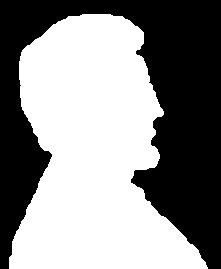
%> input picture Clases/Clase14/files/imagen6.jpg, 221 x 269 px
$ octave ejem7.m   (GNU Octave 9; MATLAB toolbox functions it lacks are replaced by stand-ins)
%> lines starting %> are read from the running program, lines starting %| are printed output that depends on the picture; in (x1, y1, x2, y2) boxes, pixels count from 0 and x2, y2 are one past the last pixel; in counts of white or black regions, pixels touching at a corner belong together; the program's own positions count from 1
%> further down, A is the input picture: size 269x221x3 uint8; min 0, max 255, mean 139.2
### Clases/Clase14/binaria.m
function Y = binaria(X)
  Y = zeros(size(X));
  ind_blanco = (X >= 0.5);
%> ind_blanco: size 269x221x3 logical; 54.6% white; 1 black region, box (x1, y1, x2, y2) and area: (0, 0, 221, 269) 26994
  ind_negro = (X < 0.5);
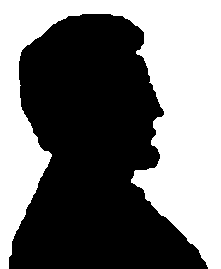
%> ind_negro: size 269x221x3 logical; 45.4% white; 1 white region, box (x1, y1, x2, y2) and area: (0, 0, 221, 269) 26994
  Y(ind_blanco) = 1;
  Y(ind_negro) = 0;
endfunction

### Clases/Clase14/ejem7.m
clc; clear; close all

pkg load image

A = imread('files/imagen6.jpg');
subplot(1,2,1)
imshow(A)
title('Imagen Original')
A = binaria(im2double(A));
% Elemento Estructurado
B = ones(3,3);
% Borde Interno: A-(A erosion B)
C = imerode(A, B);
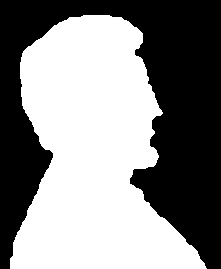
%> C: size 269x221x3 double; values 0 (black) and 1 (white), 53.1% white; 1 black region, box (x1, y1, x2, y2) and area: (0, 0, 221, 269) 27877
D = A & ~C;
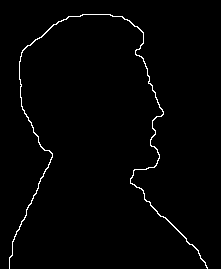
%> D: size 269x221x3 logical; 1.5% white in thin lines or dots, all inside (x1, y1, x2, y2) = (9, 14, 208, 269)
subplot(1,2,2)
imshow(D)
title('Imagen Borde Interno')
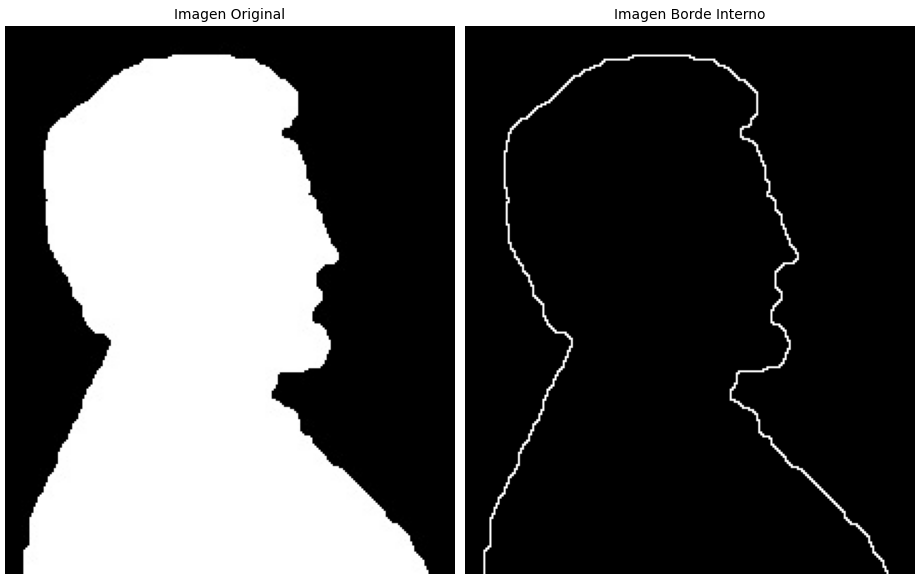
%> figure redrawn from the program's plot data, 2 panels

$ run again, with Clases/Clase14/files/imagen1.jpg copied over Clases/Clase14/files/imagen6.jpg
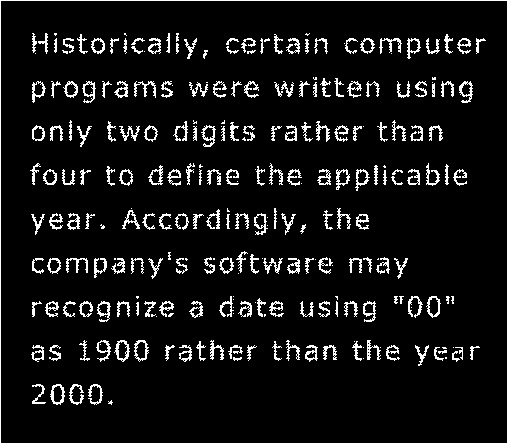
%> input picture Clases/Clase14/files/imagen1.jpg, 508 x 444 px
%> A is the input picture: size 444x508x3 uint8; min 0, max 255, mean 20.3
%> ind_blanco: size 444x508x3 logical; 7.9% white in thin lines or dots
%> in binaria, `ind_negro = (X < 0.5);`:
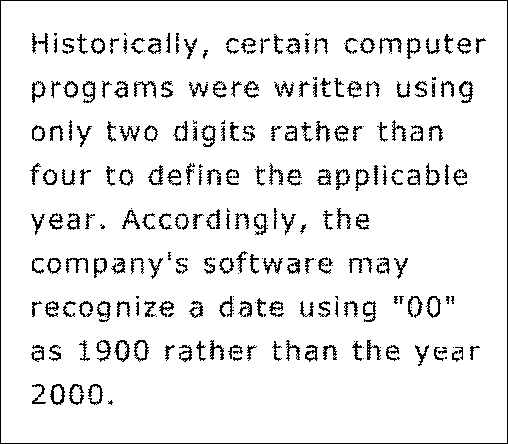
%> ind_negro: size 444x508x3 logical; 92.1% white; black in thin lines or dots
%> Y: size 444x508x3 double; values 0 (black) and 1 (white), 7.9% white in thin lines or dots
%> C: size 444x508x3 double; values 0 (black) and 1 (white), 0.09% white in thin lines or dots, all inside (x1, y1, x2, y2) = (33, 37, 478, 403)
%> D: size 444x508x3 logical; 7.8% white in thin lines or dots
%> `title('Imagen Borde Interno')`:
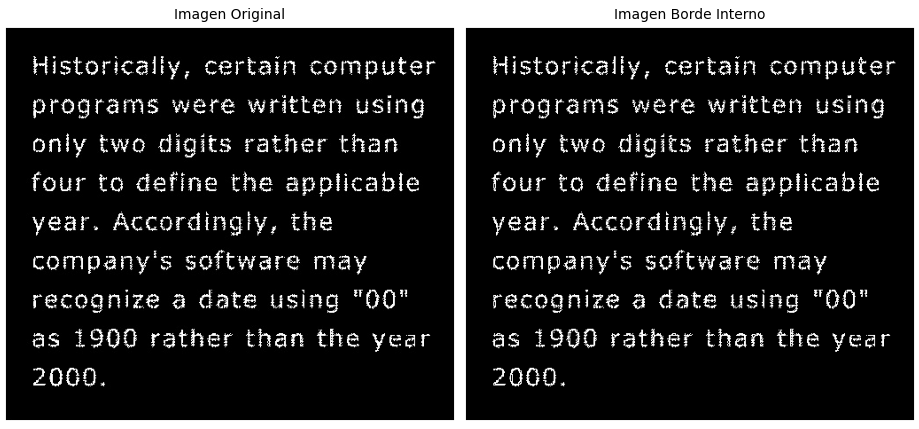
%> figure redrawn from the program's plot data, 2 panels
